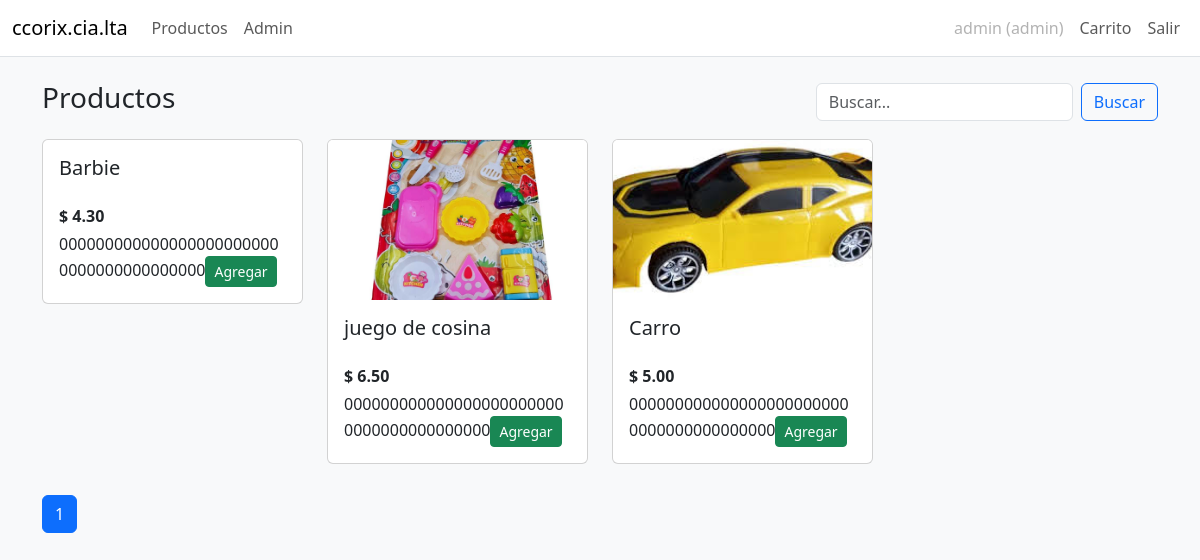
Screenshot of /products (signed in) with the database file from the repository.
### tables this page shows
CREATE TABLE products (
        id INTEGER PRIMARY KEY AUTOINCREMENT,
        name TEXT,
        description TEXT,
        price REAL,
        stock INTEGER,
        image TEXT,
        created_at TEXT
    );

### app.py (the view)
@app.route('/products')
@login_required
def products_list():
    q = request.args.get('q','').strip(); page = max(int(request.args.get('page',1)),1); per_page = 8; offset = (page-1)*per_page
    conn = get_db(); cur = conn.cursor(); params = []
    sql = 'SELECT * FROM products WHERE stock > 0'
    if q:
        sql += ' AND (name LIKE ? OR description LIKE ?)'; params += [f'%{q}%', f'%{q}%']
    sql_count = 'SELECT COUNT(*) as cnt FROM ('+sql+')'
    cur.execute(sql_count, params); total = cur.fetchone()['cnt']
    sql += ' ORDER BY created_at DESC LIMIT ? OFFSET ?'; params += [per_page, offset]
    cur.execute(sql, params); products = cur.fetchall(); conn.close()
    total_pages = (total + per_page - 1)//per_page; log_access(session.get('username'), '/products')
    return render_template('products/list.html', products=products, q=q, page=page, total_pages=total_pages)

### app.py (called while the page is built)
def get_db():
    conn = sqlite3.connect(DB_PATH)
    conn.row_factory = sqlite3.Row
    return conn

def log_access(user, path):
    conn = get_db(); cur = conn.cursor()
    ip = request.remote_addr or 'unknown'; ua = request.headers.get('User-Agent','')
    cur.execute('INSERT INTO access_logs (user, path, ip, ua, timestamp) VALUES (?,?,?,?,?)',
                (user or 'anon', path, ip, ua, datetime.utcnow().isoformat()))
    conn.commit(); conn.close()

def login_required(f):
    @wraps(f)
    def decorated(*args, **kwargs):
        if 'user_id' not in session:
            flash('Necesitas iniciar sesión.', 'warning')
            return redirect(url_for('login'))
        return f(*args, **kwargs)
    return decorated

### templates/products/list.html (shortened to what this page needs)
{% extends 'base.html' %}
{% block content %}
<div class="d-flex justify-content-between align-items-center mb-3">
  <h3>Productos</h3>
  <form class="d-flex" method="get"><input name="q" value="{{ q }}" class="form-control me-2" placeholder="Buscar..."><button class="btn btn-outline-primary">Buscar</button></form>
</div>
<div class="row">
  {% for p in products %}
  <div class="col-md-3">
    <div class="card">
      {% if p.image %}<img src="{{ url_for('uploaded_file', filename=p.image) }}" class="card-img-top" style="height:160px;object-fit:cover">{% endif %}
      <div class="card-body">
        <h5 class="card-title">{{ p.name }}</h5>
        <p class="mb-1"><strong>$ {{ '%.2f'|format(p.price) }}</strong></p>
        <form method="post" action="{{ url_for('cart_add', pid=p.id) }}">{{ csrf_token() }}<input type="hidden" name="qty" value="1"><button class="btn btn-sm btn-success">Agregar</button></form>
      </div>
    </div>
  </div>
  {% endfor %}
</div>
<nav class="mt-3"><ul class="pagination">
  {% for i in range(1, total_pages+1) %}
    <li class="page-item {{ 'active' if i==page }}"><a class="page-link" href="?q={{ q }}&page={{ i }}">{{ i }}</a></li>
  {% endfor %}
</ul></nav>
{% endblock %}

### templates/base.html (shortened to what this page needs)
<!doctype html>
<html lang="es">
<head>
  <link href="https://cdn.jsdelivr.net/npm/bootstrap@5.3.0/dist/css/bootstrap.min.css" rel="stylesheet">
  <link rel="stylesheet" href="/static/css/style.css">
</head>
<body class="bg-light">
<nav class="navbar navbar-expand-lg navbar-light bg-white border-bottom">
  <div class="container-fluid">
    <a class="navbar-brand" href="{{ url_for('index') }}">ccorix.cia.lta</a>
    <div class="collapse navbar-collapse">
      <ul class="navbar-nav me-auto mb-2 mb-lg-0">
        <li class="nav-item"><a class="nav-link" href="{{ url_for('products_list') }}">Productos</a></li>
        {% if session.get('role') in ['admin','manager','employee'] %}
        <li class="nav-item"><a class="nav-link" href="{{ url_for('admin_products') }}">Admin</a></li>
        {% endif %}
      </ul>
      <ul class="navbar-nav">
        {% if session.get('username') %}
          <li class="nav-item"><span class="nav-link disabled">{{ session.get('username') }} ({{ session.get('role') }})</span></li>
          <li class="nav-item"><a class="nav-link" href="{{ url_for('cart_view') }}">Carrito</a></li>
          <li class="nav-item"><a class="nav-link" href="{{ url_for('logout') }}">Salir</a></li>
        {% else %}
          <li class="nav-item"><a class="nav-link" href="{{ url_for('login') }}">Iniciar sesión</a></li>
          <li class="nav-item"><a class="nav-link" href="{{ url_for('register') }}">Registrarse</a></li>
        {% endif %}
      </ul>
    </div>
  </div>
</nav>
<div class="container mt-4">
  {% block content %}{% endblock %}
</div>
</body>
</html>

### static/css/style.css (style rules this page uses)
body { padding-bottom:40px }
.card { margin-bottom:15px }

### rows the page displays
products: name "Barbie", price "4.30", csrf_token "0000000000000000000000000000000000000000"
products: image (picture), name "juego de cosina", price "6.50", csrf_token "0000000000000000000000000000000000000000"
products: image (picture), name "Carro", price "5.00", csrf_token "0000000000000000000000000000000000000000"

### other values shown
{{ session.get('username') }} "admin"
{{ session.get('role') }} "admin"
{{ i }} "1"
